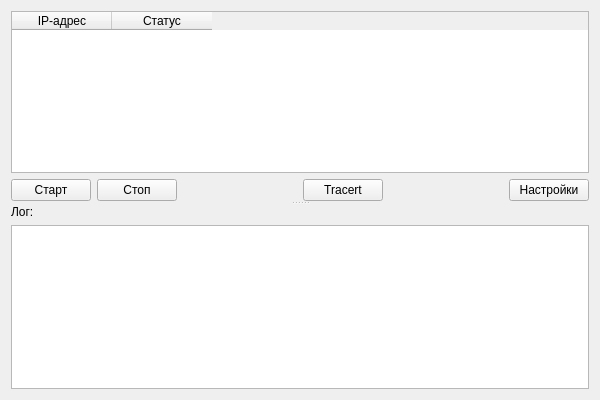
<?xml version="1.0" encoding="UTF-8"?>
<ui version="4.0">
 <class>Form</class>
 <widget class="QWidget" name="Form">
  <property name="geometry">
   <rect>
    <x>0</x>
    <y>0</y>
    <width>600</width>
    <height>400</height>
   </rect>
  </property>
  <property name="minimumSize">
   <size>
    <width>600</width>
    <height>400</height>
   </size>
  </property>
  <property name="windowTitle">
   <string>PingMonitor</string>
  </property>
  <layout class="QVBoxLayout" name="verticalLayout_3">
   <item>
    <widget class="QSplitter" name="splitter">
     <property name="orientation">
      <enum>Qt::Vertical</enum>
     </property>
     <widget class="QWidget" name="">
      <layout class="QVBoxLayout" name="verticalLayout_2">
       <item>
        <widget class="QTableWidget" name="tableWidget">
         <column>
          <property name="text">
           <string>IP-адрес</string>
          </property>
         </column>
         <column>
          <property name="text">
           <string>Статус</string>
          </property>
         </column>
        </widget>
       </item>
       <item>
        <layout class="QHBoxLayout" name="horizontalLayout">
         <item>
          <widget class="QPushButton" name="pushButton">
           <property name="text">
            <string>Старт</string>
           </property>
          </widget>
         </item>
         <item>
          <widget class="QPushButton" name="pushButton_2">
           <property name="text">
            <string>Стоп</string>
           </property>
          </widget>
         </item>
         <item>
          <spacer name="horizontalSpacer_2">
           <property name="orientation">
            <enum>Qt::Horizontal</enum>
           </property>
           <property name="sizeHint" stdset="0">
            <size>
             <width>40</width>
             <height>20</height>
            </size>
           </property>
          </spacer>
         </item>
         <item>
          <widget class="QPushButton" name="pushButton_3">
           <property name="text">
            <string>Tracert</string>
           </property>
          </widget>
         </item>
         <item>
          <spacer name="horizontalSpacer">
           <property name="orientation">
            <enum>Qt::Horizontal</enum>
           </property>
           <property name="sizeHint" stdset="0">
            <size>
             <width>40</width>
             <height>20</height>
            </size>
           </property>
          </spacer>
         </item>
         <item>
          <widget class="QPushButton" name="pushButton_4">
           <property name="text">
            <string>Настройки</string>
           </property>
          </widget>
         </item>
        </layout>
       </item>
      </layout>
     </widget>
     <widget class="QWidget" name="">
      <layout class="QVBoxLayout" name="verticalLayout">
       <item>
        <widget class="QLabel" name="label">
         <property name="text">
          <string>Лог:</string>
         </property>
        </widget>
       </item>
       <item>
        <widget class="QPlainTextEdit" name="plainTextEdit">
         <property name="minimumSize">
          <size>
           <width>0</width>
           <height>35</height>
          </size>
         </property>
        </widget>
       </item>
      </layout>
     </widget>
    </widget>
   </item>
  </layout>
 </widget>
 <resources/>
 <connections/>
</ui>
